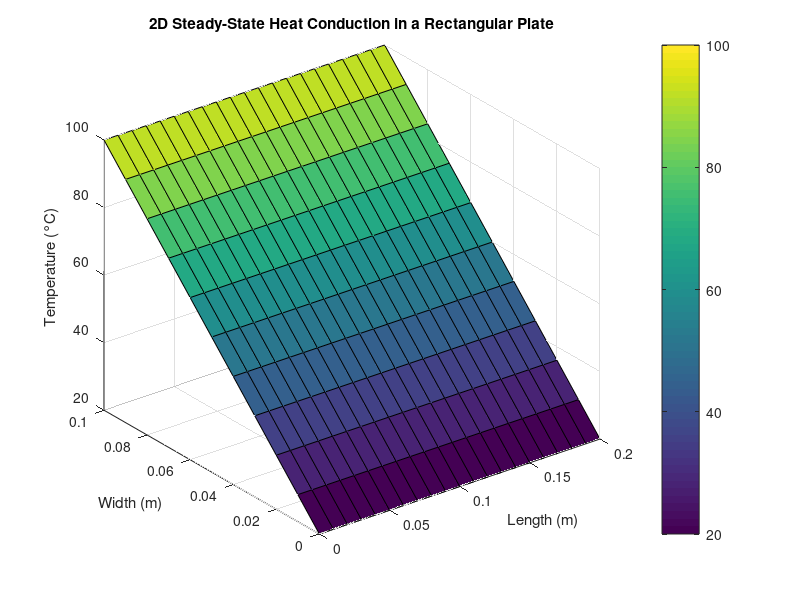

This chart was generated by the following MATLAB code:
lx = 0.2; % [m] (x-direction, length of plate)

ly = 0.1; % [m]  (y-direction, width of plate)

T_top = 100; % [°C] Temp. at y = 0.1

T_bottom = 20; %  [°C]  Temp. at y = 0

k = 10; % [W/(m*K)]

% Boundary condition at left edge: Insulated (dT/dx = 0)

% Boundary condition at right edge: Insulated (dT/dx = 0)


% Discretize the domain: 

nx = 21; % count of discrete points used to represent the continuous domain along the x-axis

ny = 11; % count of discrete points used to represent the continuous domain along the y-axis

dx = lx/(nx-1); % (Number of spatial steps in x-direction)

dy = ly/(ny-1); % (Number of spatial steps in y-direction)



% Finite Difference approximation: 

% Start from then governing heat equation: ∂²T/∂x² + ∂²T/∂y² = 0

% We can approximate the second-order partial derivatives using central difference approximations:

% ∂²T/∂x² ≈ (T(i+1, j) - 2*T(i, j) + T(i-1, j)) / dx²

% ∂²T/∂y² ≈ (T(i, j+1) - 2*T(i, j) + T(i, j-1)) / dy²

% Substituting these into Laplace's equation gives the finite difference equation for an interior % node (i, j):

% (T(i+1, j) - 2*T(i, j) + T(i-1, j)) / dx² + (T(i, j+1) - 2*T(i, j) + T(i, j-1)) / dy² = 0



% Rearranging to solve for T(i, j):

% T(i, j) = (dy² * (T(i+1, j) + T(i-1, j)) + dx² * (T(i, j+1) + T(i, j-1))) / (2 * (dx² + dy²))

% Top Surface (j = ny): T(i, ny) = T_top for all i

% Bottom Surface (j = 1): T(i, 1) = T_bottom for all i

% T(0, j) = T(1, j) (Left Edge (i = 1, insulated))

% T(nx+1, j) = T(nx, j) (Right Edge (i = nx, insulated))



% Initialize temperature matrix

T = zeros(ny, nx); 



% Apply boundary conditions

T(1, :) = T_bottom;      % Bottom surface

T(ny, :) = T_top;       % Top surface



% Gauss-Seidel Method for a 2D heat transfer problem

max_iter = 1000;
tolerance = 1e-6;
error = 1;
iter = 0; 

while error > tolerance && iter < max_iter

    T_old = T;

    error_max = 0;

    % Iterate through interior nodes

    for j = 2:ny-1

        for i = 2:nx-1

            T(j, i) = (dy^2 * (T(j, i+1) + T(j, i-1)) + dx^2 * (T(j+1, i) + T(j-1, i))) / (2 * (dx^2 + dy^2));

            error_max = max(error_max, abs(T(j, i) - T_old(j, i)));

        end

    end

    % Apply insulated boundary conditions (after updating interior nodes)

    for j = 1:ny

        T(j, 1) = T(j, 2);      % Left insulated

        T(j, nx) = T(j, nx-1);   % Right insulated

    end

    error = error_max;

    iter = iter + 1;

end



fprintf('Solution converged in %d iterations with a maximum error of %e\n', iter, error);



% Visualization

[X, Y] = meshgrid(linspace(0, lx, nx), linspace(0, ly, ny));figure;

surf(X, Y, T);

xlabel('Length (m)');

ylabel('Width (m)');

zlabel('Temperature (°C)');

title('2D Steady-State Heat Conduction in a Rectangular Plate');

colorbar;

view(3);